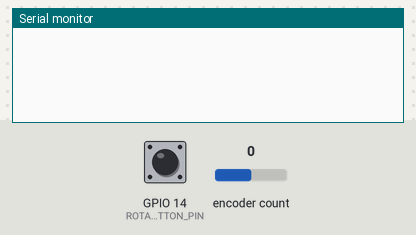
The program below on a simulated ESP32. Shown: the last lines printed to the serial monitor. The test bench sets the inputs (shaded band); at power-on: encoder count 0, GPIO 14 (ROTARY_ENCODER_BUTTON_PIN) HIGH.

Above: at 1.2 s.
1.3 s: encoder count set to 1
At 1.8 s:
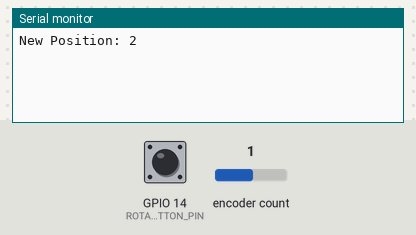
2.8 s: GPIO 14 (ROTARY_ENCODER_BUTTON_PIN) driven LOW
At 3.5 s:
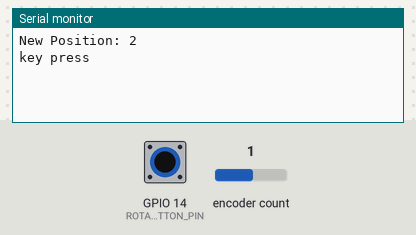
5.1 s: GPIO 14 (ROTARY_ENCODER_BUTTON_PIN) driven HIGH
At 6.3 s:
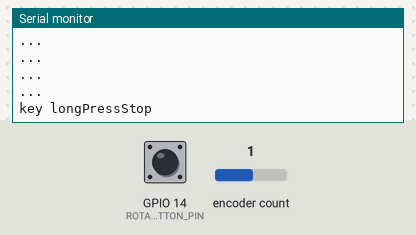
6.6 s: encoder count set to 2
At 7.0 s:
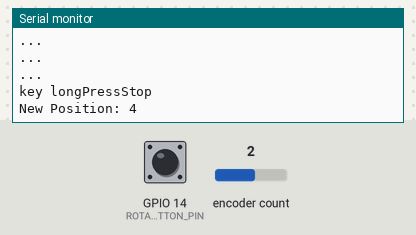
8.1 s: GPIO 14 (ROTARY_ENCODER_BUTTON_PIN) pulsed LOW 2 times (0.12 s each, 0.3 s apart)
At 9.9 s:
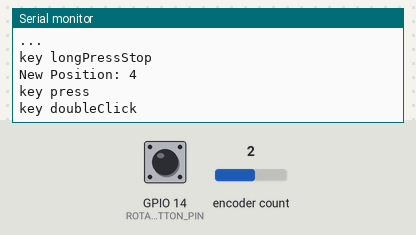
10.2 s: GPIO 14 (ROTARY_ENCODER_BUTTON_PIN) pulsed LOW 5 times (0.12 s each, 0.3 s apart)
At 12.3 s:
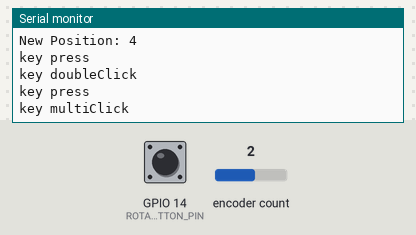

Measured:
- after the input at 1.3 s, the serial monitor: prints a new line at once (image 1)
- after the input at 2.8 s, the serial monitor: prints a new line at once (image 2)
- after the input at 5.1 s, the serial monitor: prints a new line at once (image 3)
- after the input at 6.6 s, the serial monitor: prints a new line at once (image 4)
- after the input at 8.1 s, the serial monitor: prints a new line at once (image 5)
- after the input at 10.2 s, the serial monitor: prints a new line after 1.5 s (image 6)

The program:

main.cpp
```cpp
/*
依赖 OneButton 与 ESP32Encoder 库，需要安装后引用
*/
#include "Arduino.h"
#include "OneButton.h"
#include "ESP32Encoder.h"

/*
connecting Rotary encoder
CLK (A pin) - to any microcontroler intput pin with interrupt -> in this example pin 26
DT (B pin) - to any microcontroler intput pin with interrupt -> in this example pin 27
SW (button pin) - to any microcontroler intput pin -> in this example pin 14
VCC - to microcontroler VCC (then set ROTARY_ENCODER_VCC_PIN -1) or in this example 3.3V
GND - to microcontroler GND
*/

#define ROTARY_ENCODER_A_PIN 26
#define ROTARY_ENCODER_B_PIN 27
#define ROTARY_ENCODER_BUTTON_PIN 14

// 按键
OneButton SW(ROTARY_ENCODER_BUTTON_PIN, true);

// 旋转编码器
ESP32Encoder encoder;
volatile long lastPosition = 0;

void __idle() {
  Serial.println("key idle");
}

void __click() {
  Serial.println("key click");
  Serial.println("Reset encoder position");
  encoder.setCount(0);
}

void __doubleClick() {
  Serial.println("key doubleClick");
}

void __multiClick() {
  Serial.println("key multiClick");
}

void __press() {
  Serial.println("key press");
}

void __longPressStart() {
  Serial.println("key longPressStart");
}

void __DuringLongPress() {
  Serial.println("...");
}

void __longPressStop() {
  Serial.println("key longPressStop");
}

// 定义一个函数来检查编码器位置是否改变
void checkEncoderPosition() {
  long newPosition = encoder.getCount();
  if (newPosition != lastPosition) {
    Serial.printf("New Position: %ld\r\n", newPosition);
    lastPosition = newPosition; // 更新最后的位置
  }
}

void setup() {
  // put your setup code here, to run once:
  Serial.begin(115200);

  // 初始化按键
  pinMode(ROTARY_ENCODER_BUTTON_PIN, INPUT_PULLUP);

  // 消抖时长 ms
  SW.setDebounceMs(20);

  // click 计数超时时间
  SW.setClickMs(200);

  // 空闲
  SW.attachIdle(__idle);
  // 点击
  SW.attachClick(__click);
  SW.attachDoubleClick(__doubleClick);
  SW.attachMultiClick(__multiClick);
  // 按压
  SW.attachPress(__press);
  SW.attachLongPressStart(__longPressStart);
  SW.attachDuringLongPress(__DuringLongPress);
  SW.attachLongPressStop(__longPressStop);

  // 编码器单边沿检测
  // encoder.attachSingleEdge(ROTARY_ENCODER_A_PIN, ROTARY_ENCODER_B_PIN);
  // 编码器双边沿检测，建议使用
  encoder.attachHalfQuad(ROTARY_ENCODER_A_PIN, ROTARY_ENCODER_B_PIN);
  encoder.setCount(0);
}

void loop() {
  SW.tick(); // 按键状态机
  checkEncoderPosition();
}
```
